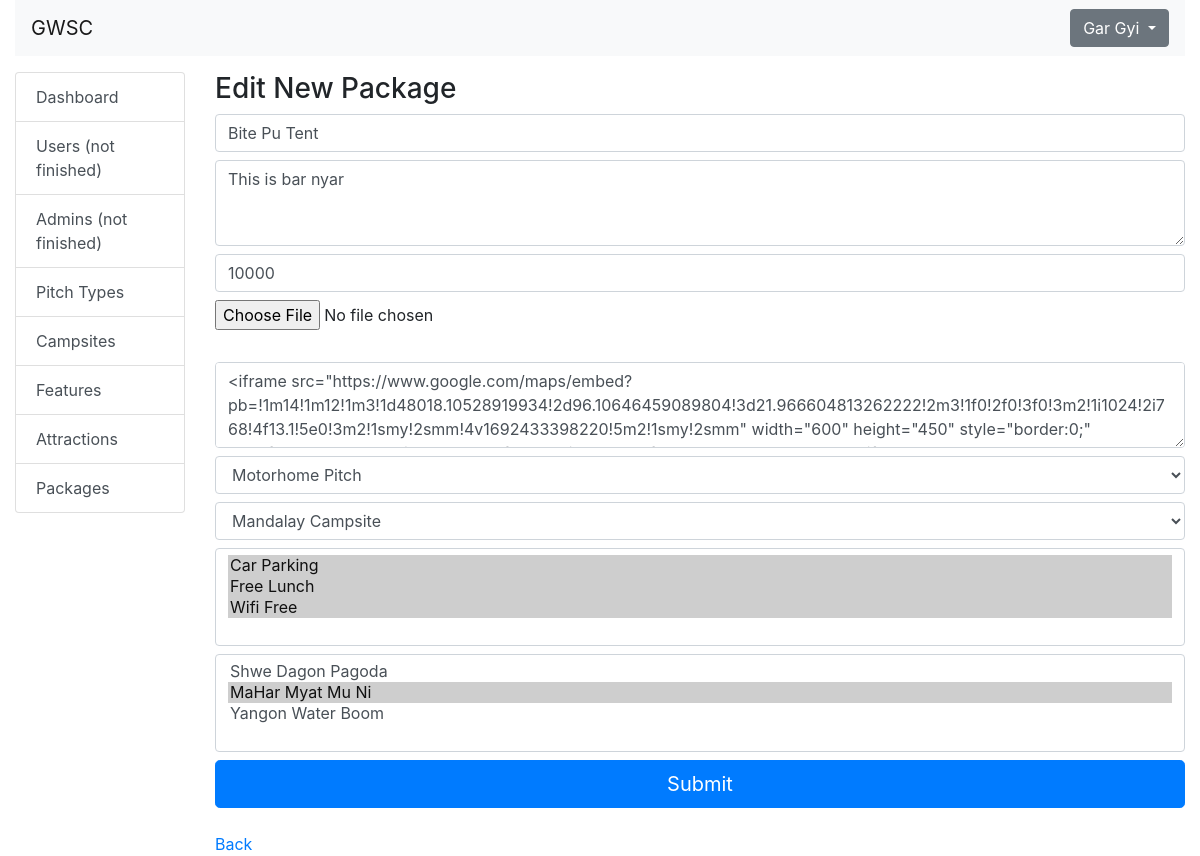
Page /admin/package/edit.php?id=3 (signed in) on the earlier database version.
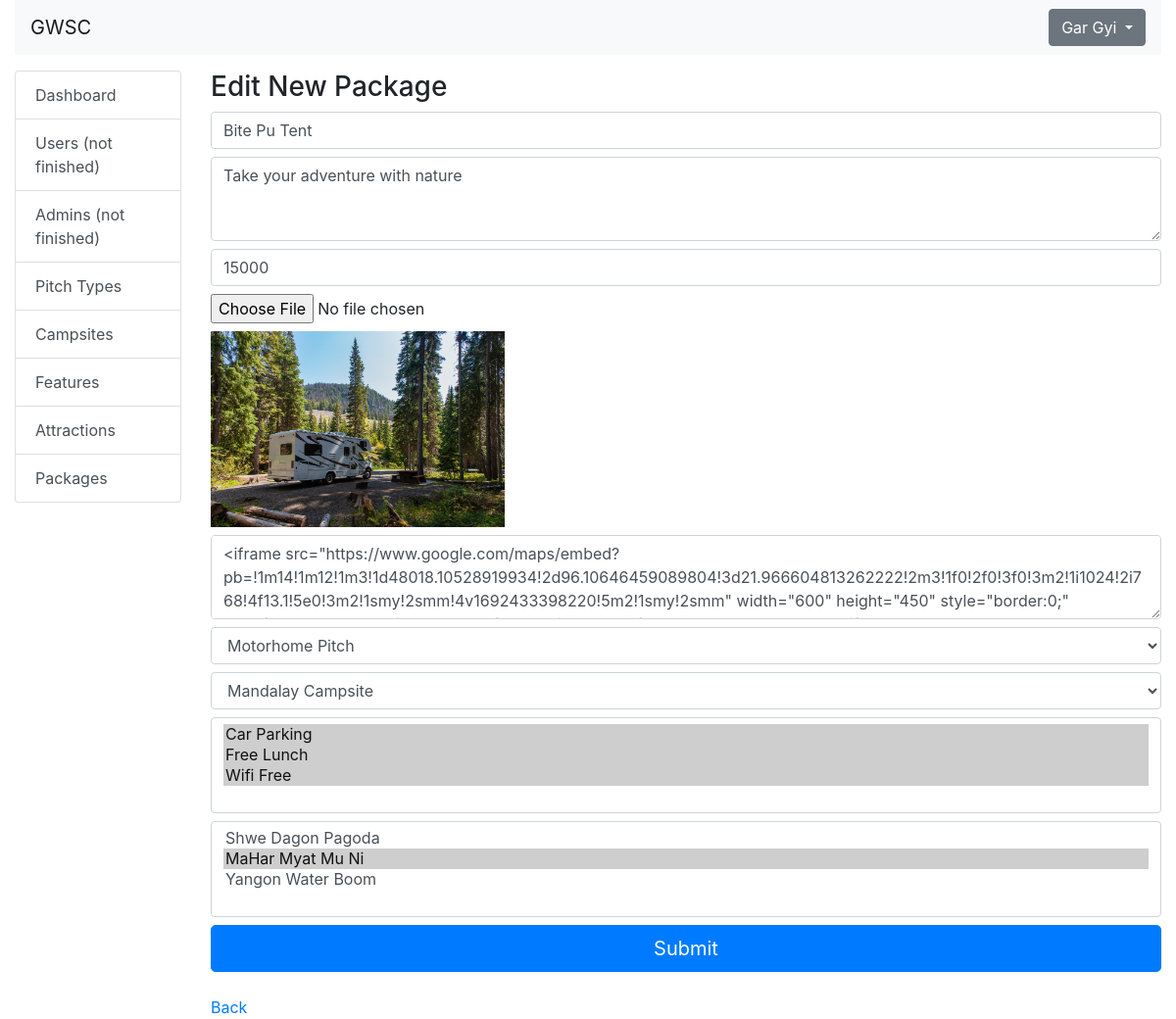
Same page on the later database version.
### tables this page shows
CREATE TABLE `packages` (
  `id` int(11) NOT NULL,
  `pitch_type_id` int(11) NOT NULL,
  `campsite_id` int(11) NOT NULL,
  `name` varchar(200) NOT NULL,
  `description` text NOT NULL,
  `price` int(11) NOT NULL,
  `image` varchar(255) NOT NULL,
  `location` text NOT NULL,
  `status` tinyint(4) NOT NULL DEFAULT 0,
  `updated_at` datetime NOT NULL,
  `created_at` datetime NOT NULL
);

CREATE TABLE `pitch_types` (
  `id` int(11) NOT NULL,
  `name` varchar(200) NOT NULL,
  `created_at` datetime NOT NULL,
  `updated_at` datetime NOT NULL
);

CREATE TABLE `campsites` (
  `id` int(11) NOT NULL,
  `name` varchar(100) DEFAULT NULL,
  `location` text DEFAULT NULL,
  `created_at` datetime NOT NULL,
  `updated_at` datetime NOT NULL
);

### database/MySql.php (called while the page is built)
<?php
class MySQL
{
    public function connect()
    {
        try {
            return new mysqli('localhost','root','','gwsc');
        }
        catch(Exception $e) {
            echo 'Message: ' .$e->getMessage();
        }
    }
}

### database/model/PackagesTable.php (called while the page is built, shortened)
<?php
include_once(__DIR__ . '/../MySql.php');
class PackagesTable extends MySQL
{
    private $db = null;
    public function __construct()
    {
        $this->db = $this->connect();
    }
    public function findById($id)
    {
        try {
            $query = "SELECT
                packages.*,
                pitch_types.name AS pitch_type_name,
                campsites.name AS campsite_name,
                concat('[', GROUP_CONCAT(DISTINCT JSON_OBJECT('id',features.id, 'name', features.name, 'description', features.description) ORDER BY features.id separator ','), ']') as features,
                concat('[', GROUP_CONCAT(DISTINCT JSON_OBJECT('id',attractions.id, 'name', attractions.name, 'description', attractions.description) ORDER BY attractions.id separator ','), ']') as attractions,
                GROUP_CONCAT(DISTINCT features.id) as feature_ids,
                GROUP_CONCAT(DISTINCT attractions.id) as attraction_ids
            FROM packages
            LEFT JOIN package_feature ON packages.id = package_feature.package_id
            LEFT JOIN features ON features.id = package_feature.feature_id
            LEFT JOIN package_attraction ON packages.id = package_attraction.package_id
            LEFT JOIN attractions ON attractions.id = package_attraction.attraction_id
            LEFT JOIN pitch_types ON packages.pitch_type_id = pitch_types.id
            LEFT JOIN campsites ON packages.campsite_id = campsites.id
            WHERE packages.id = " . $id . "
            GROUP BY packages.name";
            $result = $this->db->query($query);
            return $result->fetch_assoc();
        } catch (Exception $e) {
            throw new Exception($e->getMessage());
        }
    }
}

### database/model/PitchTypesTable.php (called while the page is built, shortened)
<?php
include_once(__DIR__ . '/../MySql.php');
class PitchTypesTable extends MySQL
{
    private $db = null;
    public function __construct()
    {
        $this->db = $this->connect();
    }
    public function getAll()
    {
        try {
            $query = "SELECT pt.*, COUNT(p.name) AS package_count
            FROM pitch_types pt
            LEFT JOIN packages p
            ON p.pitch_type_id = pt.id
            GROUP BY pt.id
            ORDER BY pt.id DESC";
            $result = $this->db->query($query);
            return $result->fetch_all(MYSQLI_ASSOC);
        } catch (Exception $e) {
            throw new Exception($e->getMessage());
        }
    }
}

### database/model/CampsitesTable.php (called while the page is built, shortened)
<?php
include_once(__DIR__ . '/../MySql.php');
class CampsitesTable extends MySQL
{
    private $db = null;
    public function __construct()
    {
        $this->db = $this->connect();
    }
    public function getAll()
    {
        try {
            $query = "SELECT * FROM campsites ORDER By id DESC";
            $result = $this->db->query($query);
            return $result->fetch_all(MYSQLI_ASSOC);
        } catch (Exception $e) {
            throw new Exception($e->getMessage());
        }
    }
}

### database/model/FeaturesTable.php (called while the page is built, shortened)
<?php
include_once( __DIR__ . '/../MySql.php');
Class FeaturesTable extends MySQL
{
    private $db = null;
    public function __construct()
    {
        $this->db = $this->connect();
    }
    public function getAll()
    {
        try {
            $query = "SELECT * FROM features ORDER BY id DESC";
            $result = $this->db->query($query);
            return $result->fetch_all(MYSQLI_ASSOC);
        } catch (Exception $e) {
            throw new Exception($e->getMessage());
        }
    }
}

### database/model/AttractionsTable.php (called while the page is built, shortened)
<?php
include_once( __DIR__ . '/../MySql.php');
class AttractionsTable extends MySQL
{
    private $db = null;
    public function __construct()
    {
        $this->db = $this->connect();
    }
    public function getAll()
    {
        try {
            $query = "SELECT * FROM attractions";
            $result = $this->db->query($query);
            return $result->fetch_all(MYSQLI_ASSOC);
        } catch (Exception $e) {
            throw new Exception($e->getMessage());
        }
    }
}

### admin/package/edit.php (the view, shortened to what the changed rows need)
<?php
include(__DIR__ . "/../../database/model/PitchTypesTable.php");
include(__DIR__ . "/../../database/model/CampsitesTable.php");
include(__DIR__ . "/../../database/model/AttractionsTable.php");
include(__DIR__ . "/../../database/model/FeaturesTable.php");
include(__DIR__ . "/../../database/model/PackagesTable.php");
$package_id = $_GET['id'];
$packagesTable = new PackagesTable();
$package = $packagesTable->findById($package_id);
$feature_ids = explode(',', $package['feature_ids']);
$attraction_ids = explode(',', $package['attraction_ids']);
$pitchtypesTable = new PitchTypesTable();
$pitchtypes = $pitchtypesTable->getAll();
$campsitesTable = new CampsitesTable();
$campsites = $campsitesTable->getAll();
$featuresTable = new FeaturesTable();
$features = $featuresTable->getAll();
$attractionsTable = new AttractionsTable();
$attractions = $attractionsTable->getAll();
?>
<?php
    include("../../layout/admin/header.php");
    include("../../layout/admin/navbar.php");
    include("../../layout/admin/sidebar.php")
?>
    <h1 class="h3">Edit New Package</h1>
    <form action="../../actions/admin/package/update.php" method="post" enctype="multipart/form-data">
        <input type="type" name="name" class="form-control mb-2" placeholder="Enter Name" value="<?= $package['name'] ?>" required>
        <textarea class="form-control mb-2" name="description" rows="3" placeholder="Enter Description"><?= $package['description'] ?></textarea>
        <input type="number" name="price" class="form-control mb-2" placeholder="Enter Price" min="0" value="<?= $package['price'] ?>" required>
        <input type="file" class="form-control-file mb-2" name="image" accept="image/*" value="D:/xampp/htdocs/gwsc/actions/photos/packages/<?= $package['image'] ?>">
        <img src="../../actions/photos/packages/<?= $package['image'] ?>" alt="" class="mb-2" width="300px">
        <textarea class="form-control mb-2" name="location" rows="3" placeholder="Enter Location" required><?= $package['location'] ?></textarea>
        <select class="form-control mb-2" name="pitch_type_id">
            <?php foreach ($pitchtypes as $pitchtype): ?>
                <option value="<?= $pitchtype['id'] ?>" <?= $pitchtype['id'] == $package['pitch_type_id'] ? 'selected' : '' ?>>
                    <?= $pitchtype['name'] ?>
                </option>
            <?php endforeach; ?>
        </select>
        <select class="form-control mb-2" name="campsite_id">
            <?php foreach ($campsites as $campsite): ?>
                <option value="<?= $campsite['id'] ?>" <?= $campsite['id'] == $package['campsite_id'] ? 'selected' : '' ?>>
                    <?= $campsite['name'] ?>
                </option>
            <?php endforeach; ?>
        </select>
        <select class="form-control mb-2" name="feature_ids[]" multiple>
            <?php foreach ($features as $feature): ?>
                <option
                    value="<?= $feature['id'] ?>"
                    <?= in_array($feature['id'], $feature_ids) ? 'selected' : '' ?>
                >
                </option>
            <?php endforeach; ?>
        </select>
        <select class="form-control mb-2" name="attraction_ids[]" multiple>
            <?php foreach ($attractions as $attraction): ?>
                <option
                    value="<?= $attraction['id'] ?>"
                    <?= in_array($attraction['id'], $attraction_ids) ? 'selected' : '' ?>
                >
                </option>
            <?php endforeach; ?>
        </select>
        <button type="submit" class="w-100 btn btn-lg btn-primary">
            Submit
        </button>
    </form>
    <br>
<?php
    include("../../layout/admin/footer.php");
?>

Differences in the rows shown:
changed packages "Bite Pu Tent": description "This is bar nyar" → "Take your adventure with nature"; price "10000" → "15000"; image: picture added
